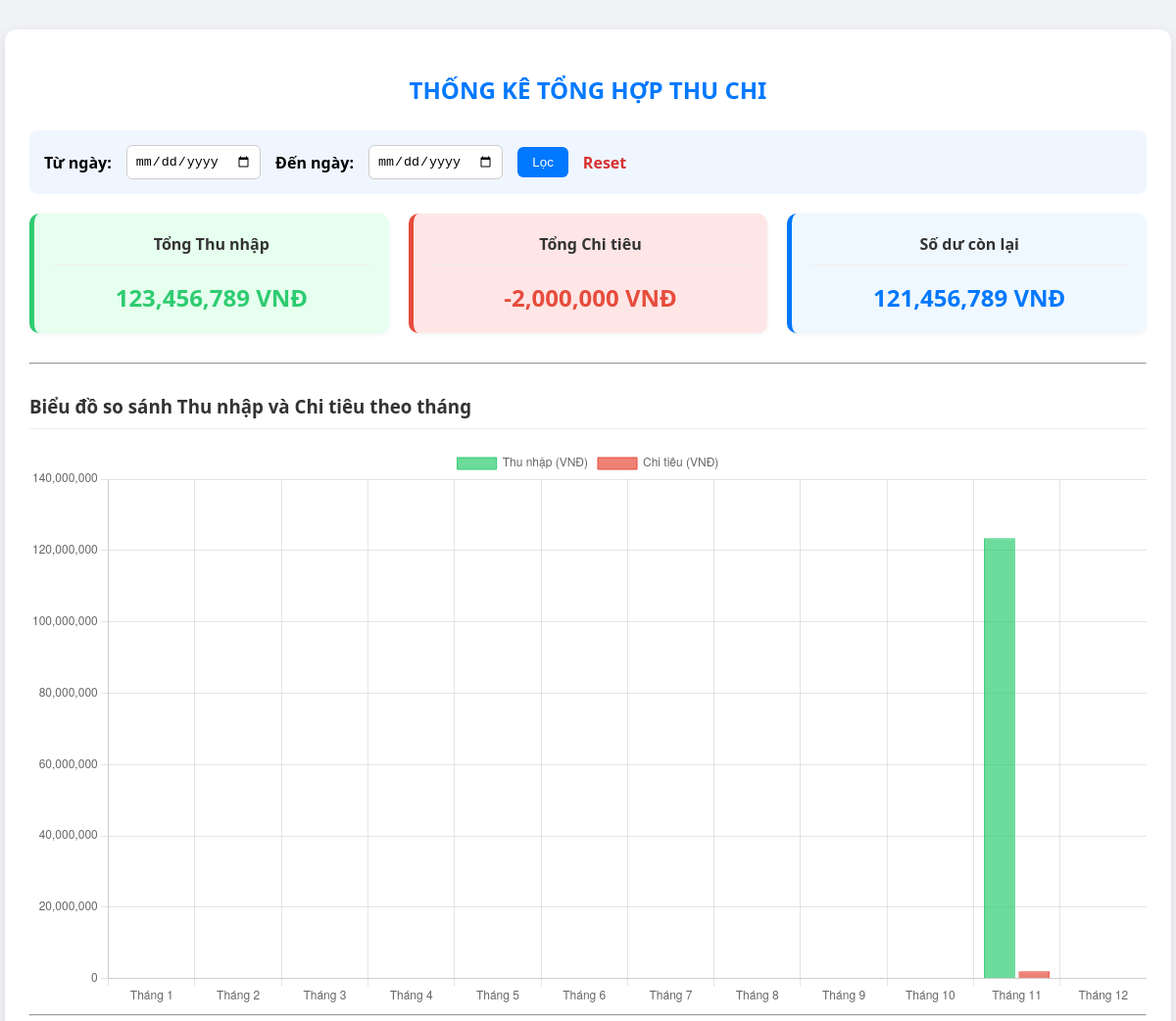
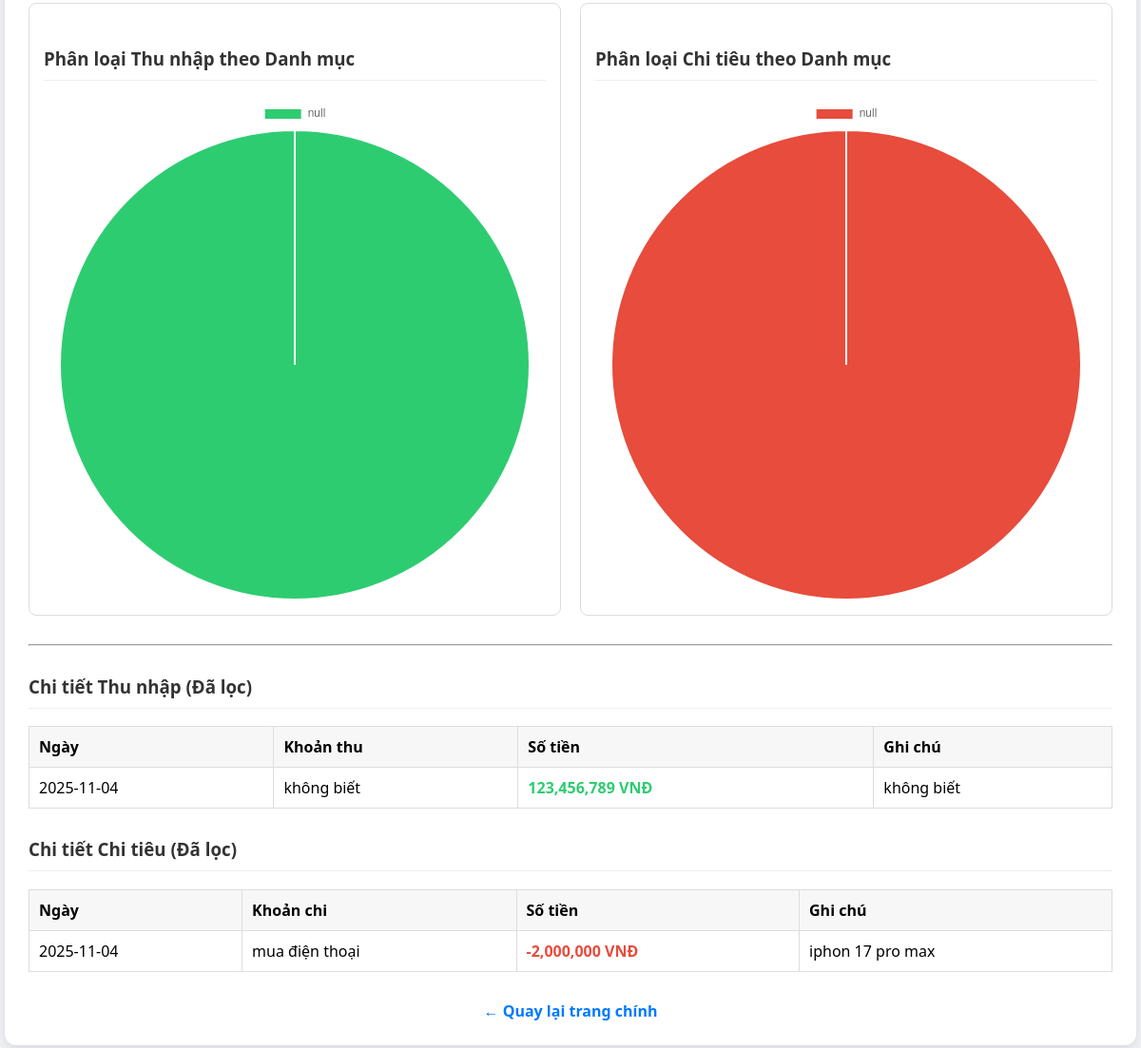
/thongke.php (signed in), run on an earlier commit of the app's database (2 pictures, top to bottom).
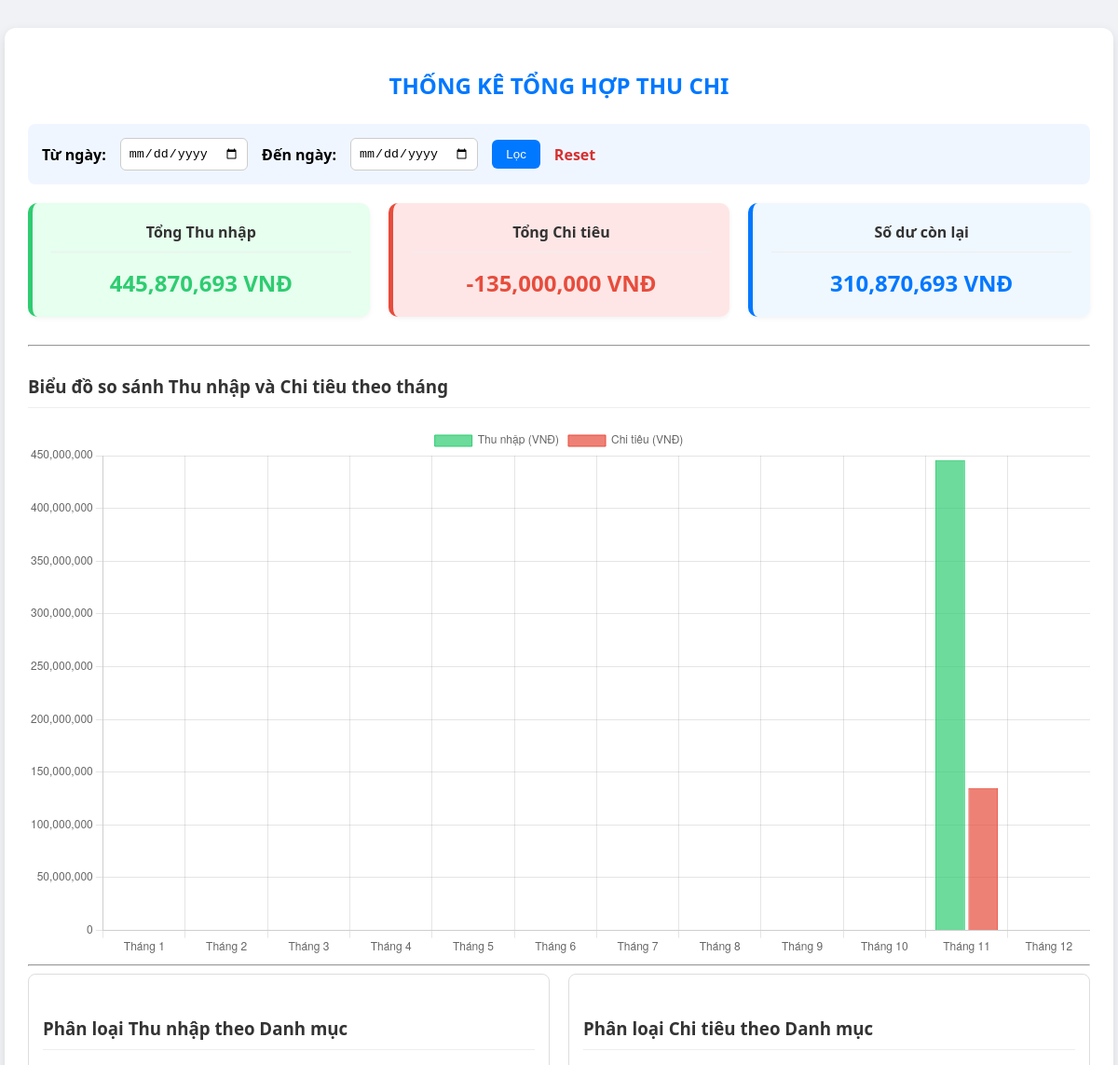
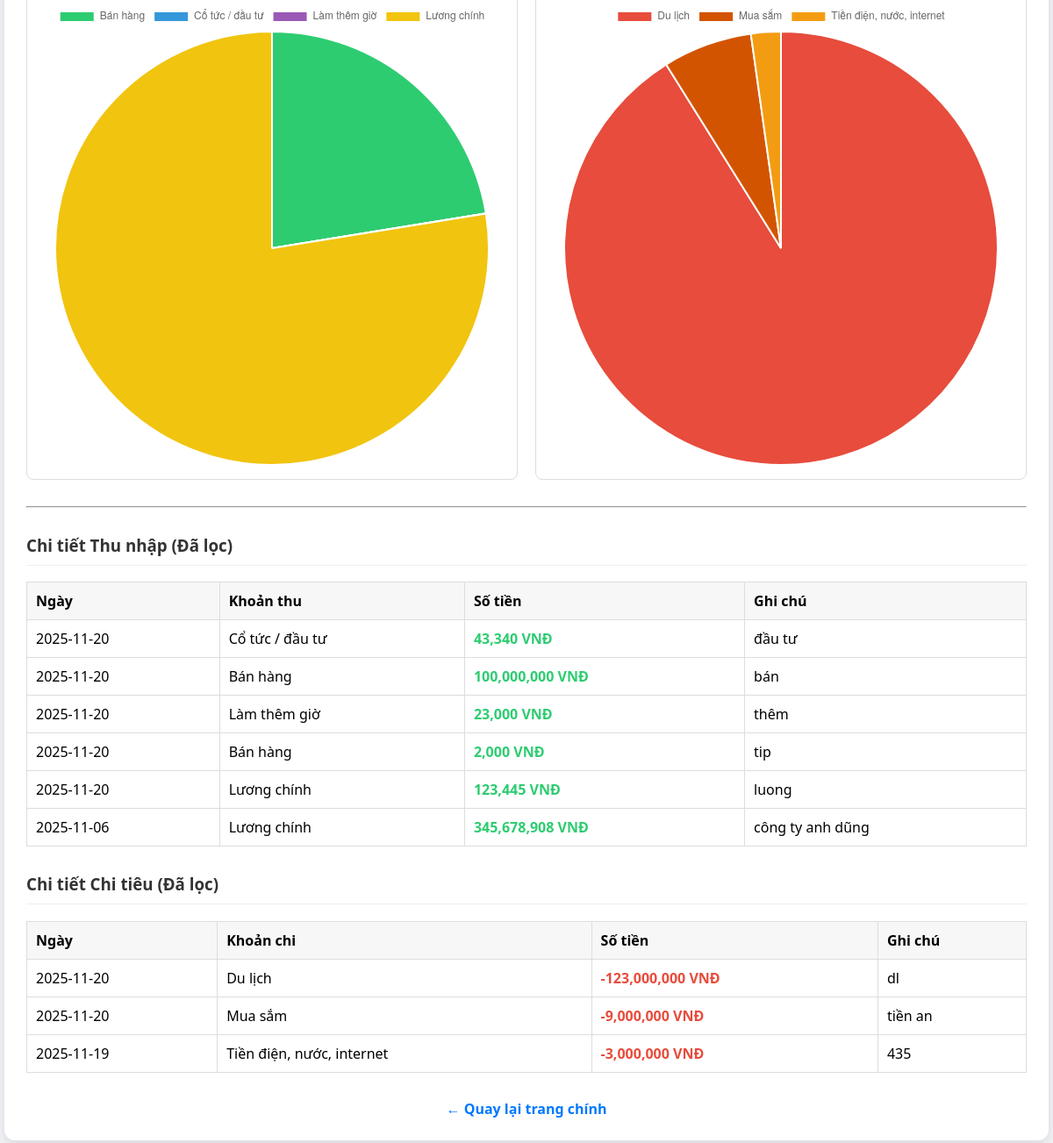
And on a later commit of the database (2 pictures, top to bottom).
### tables this page shows
CREATE TABLE IF NOT EXISTS `incomes` (
  `id` int NOT NULL AUTO_INCREMENT,
  `user_id` int NOT NULL,
  `category_id` int DEFAULT NULL,
  `title` varchar(255) DEFAULT NULL,
  `amount` decimal(15,2) NOT NULL,
  `note` text,
  `date` date NOT NULL,
  `created_at` timestamp NULL DEFAULT CURRENT_TIMESTAMP,
  PRIMARY KEY (`id`),
  KEY `user_id` (`user_id`),
  KEY `category_id` (`category_id`)
);

CREATE TABLE IF NOT EXISTS `expenses` (
  `id` int NOT NULL AUTO_INCREMENT,
  `user_id` int NOT NULL,
  `category_id` int DEFAULT NULL,
  `title` varchar(255) DEFAULT NULL,
  `amount` decimal(15,2) NOT NULL,
  `note` text,
  `date` date NOT NULL,
  `created_at` timestamp NULL DEFAULT CURRENT_TIMESTAMP,
  PRIMARY KEY (`id`),
  KEY `user_id` (`user_id`),
  KEY `category_id` (`category_id`)
);

### thongke.php (the view, shortened to what this page needs)
<?php
$conn = mysqli_connect("localhost", "root", "", "Quanlythuchi");
$user = $_SESSION['username'];
$safe_user = mysqli_real_escape_string($conn, $user);
$get_user = mysqli_query($conn, "SELECT id FROM users WHERE username='$safe_user'");
$user_row = mysqli_fetch_assoc($get_user);
$user_id = $user_row['id'];
$from = $_GET['from'] ?? "";
$to   = $_GET['to'] ?? "";
$safe_user_id = mysqli_real_escape_string($conn, (string)$user_id);
$where_common = "WHERE user_id='$safe_user_id'";
$sql_total_income = "SELECT SUM(amount) AS total FROM incomes $where_common";
$total_income = mysqli_fetch_assoc(mysqli_query($conn, $sql_total_income))['total'] ?? 0;
$sql_total_expense = "SELECT SUM(amount) AS total FROM expenses $where_common";
$total_expense = mysqli_fetch_assoc(mysqli_query($conn, $sql_total_expense))['total'] ?? 0;
$balance = $total_income - $total_expense;
$sql_list_income = "SELECT date, title, amount, note FROM incomes $where_common ORDER BY date DESC, id DESC";
$list_income = mysqli_query($conn, $sql_list_income);
$sql_list_expense = "SELECT date, title, amount, note FROM expenses $where_common ORDER BY date DESC, id DESC";
$list_expense = mysqli_query($conn, $sql_list_expense);
?>
<!DOCTYPE html>
<html lang="vi">
<head>
</head>
<body>
<div class="container">
    <h2>THỐNG KÊ TỔNG HỢP THU CHI</h2>
    <div class="filter-box">
        <form method="GET" style="display:flex; gap: 15px; align-items: center;">
            <label>Từ ngày:</label>
            <input type="date" name="from" value="<?php echo $from; ?>">
            <label>Đến ngày:</label>
            <input type="date" name="to" value="<?php echo $to; ?>">
            <button type="submit">Lọc</button>
            <a href="thongke.php" class="reset-btn">Reset</a>
        </form>
    </div>
    <div class="summary-cards">
        <div class="box income">
            <h3>Tổng Thu nhập</h3>
            <p><?php echo number_format($total_income, 0); ?> VNĐ</p>
        </div>
        <div class="box expense">
            <h3>Tổng Chi tiêu</h3>
            <p>-<?php echo number_format($total_expense, 0); ?> VNĐ</p>
        </div>
        <div class="box balance">
            <h3>Số dư còn lại</h3>
            <p><?php echo number_format($balance, 0); ?> VNĐ</p>
        </div>
    </div>
    <hr>
    <h3>Biểu đồ so sánh Thu nhập và Chi tiêu theo tháng</h3>
    <canvas id="chartMonthlyComparison"></canvas>
    <hr>
    <div class="charts-row">
        <div class="chart-box">
            <h3>Phân loại Thu nhập theo Danh mục</h3>
            <canvas id="chartIncomeCategory"></canvas>
        </div>
        <div class="chart-box">
            <h3>Phân loại Chi tiêu theo Danh mục</h3>
            <canvas id="chartExpenseCategory"></canvas>
        </div>
    </div>
    <hr>
    <h3>Chi tiết Thu nhập (Đã lọc)</h3>
    <table>
        <tr><th>Ngày</th><th>Khoản thu</th><th>Số tiền</th><th>Ghi chú</th></tr>
        <?php if(mysqli_num_rows($list_income) > 0): ?>
            <?php while ($row = mysqli_fetch_assoc($list_income)): ?>
            <tr>
                <td><?php echo $row['date']; ?></td>
                <td><?php echo htmlspecialchars($row['title']); ?></td>
                <td style="color:#2ecc71; font-weight:bold;"><?php echo number_format($row['amount'], 0); ?> VNĐ</td>
                <td><?php echo htmlspecialchars($row['note']); ?></td>
            </tr>
            <?php endwhile; ?>
        <?php else: ?>
            <tr><td colspan="4" style="text-align:center;">Chưa có dữ liệu thu nhập theo bộ lọc này.</td></tr>
        <?php endif; ?>
    </table>
    <h3>Chi tiết Chi tiêu (Đã lọc)</h3>
    <table>
        <tr><th>Ngày</th><th>Khoản chi</th><th>Số tiền</th><th>Ghi chú</th></tr>
        <?php if(mysqli_num_rows($list_expense) > 0): ?>
            <?php while ($row = mysqli_fetch_assoc($list_expense)): ?>
            <tr>
                <td><?php echo $row['date']; ?></td>
                <td><?php echo htmlspecialchars($row['title']); ?></td>
                <td style="color:#e74c3c; font-weight:bold;">-<?php echo number_format($row['amount'], 0); ?> VNĐ</td>
                <td><?php echo htmlspecialchars($row['note']); ?></td>
            </tr>
            <?php endwhile; ?>
        <?php else: ?>
            <tr><td colspan="4" style="text-align:center;">Chưa có dữ liệu chi tiêu theo bộ lọc này.</td></tr>
        <?php endif; ?>
    </table>
    <div class="back"><a href="index.php">← Quay lại trang chính</a></div>
</div>
</body>
</html>

What changed in the data, as far as the page shows it:
removed incomes: date "2025-11-04", title "không biết", amount "123,456,789", note "không biết"
removed expenses: date "2025-11-04", title "mua điện thoại", amount "2,000,000", note "iphon 17 pro max"
added incomes: date "2025-11-20", title "Cổ tức / đầu tư", amount "43,340", note "đầu tư"
added incomes: date "2025-11-20", title "Bán hàng", amount "100,000,000", note "bán"
added incomes: date "2025-11-20", title "Làm thêm giờ", amount "23,000", note "thêm"
added incomes: date "2025-11-20", title "Bán hàng", amount "2,000", note "tip"
added incomes: date "2025-11-20", title "Lương chính", amount "123,445", note "luong"
added incomes: date "2025-11-06", title "Lương chính", amount "345,678,908", note "công ty anh dũng"
added expenses: date "2025-11-20", title "Du lịch", amount "123,000,000", note "dl"
added expenses: date "2025-11-20", title "Mua sắm", amount "9,000,000", note "tiền an"
added expenses: date "2025-11-19", title "Tiền điện, nước, internet", amount "3,000,000", note "435"
Also different on the page:
$total_income: "123,456,789" → "445,870,693"
$total_expense: "2,000,000" → "135,000,000"
$balance: "121,456,789" → "310,870,693"
chart data {{ json_encode(array_values($incomeMonthData)) }}: [0,0,0,0,0,0,0,0,0,0,"123456789.00",0] → [0,0,0,0,0,0,0,0,0,0,"445870693.00",0]
chart data {{ json_encode(array_values($expenseMonthData)) }}: [0,0,0,0,0,0,0,0,0,0,"2000000.00",0] → [0,0,0,0,0,0,0,0,0,0,"135000000.00",0]
chart data {{ json_encode($catIncomeValues) }}: ["123456789.00"] → ["100002000.00","43340.00","23000.00","345802353.00"]
chart data {{ json_encode($catExpenseValues) }}: ["2000000.00"] → ["123000000.00","9000000.00","3000000.00"]
